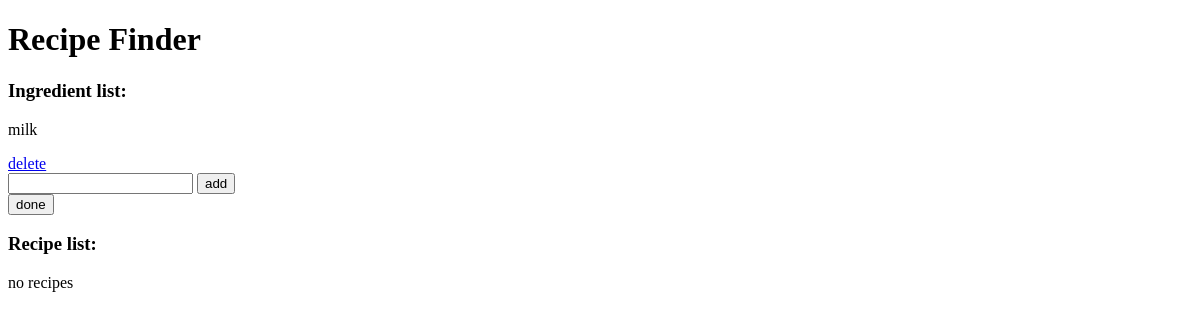
The page /recipefinder/ on the database as committed earlier.
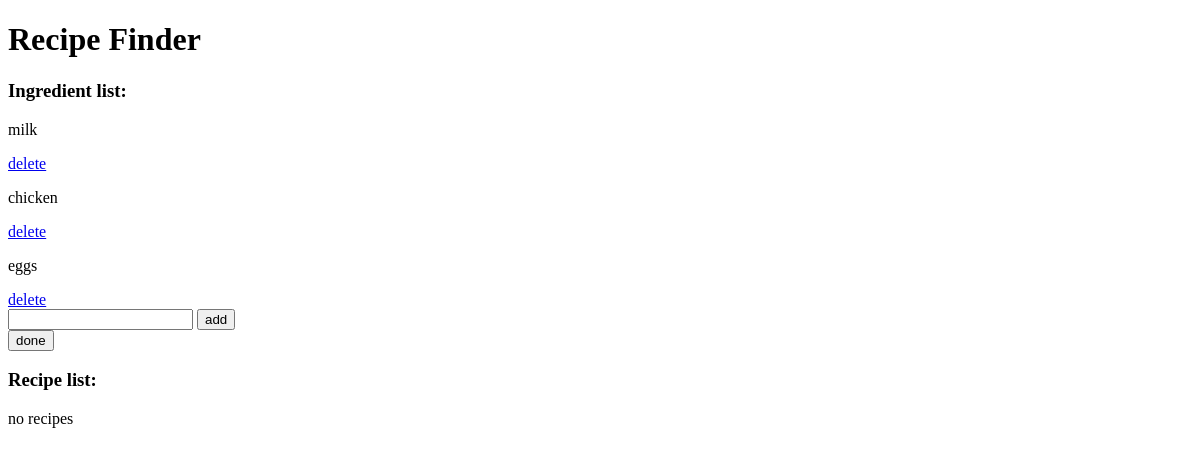
The same page on the database as committed later.
### base/models.py (models this page shows, shortened)
class Ingredient(models.Model):
    name = models.TextField(null=True, blank=True)

### base/views.py (the view, shortened to what this page needs)
# urls.py: path('recipefinder/', RecipeFinderHome.as_view(), name='recipe-finder'),
class RecipeFinderHome(TemplateView):
    template_name = "base/recipe_home.html"
    def get_context_data(self, **kwargs):
        context = super(RecipeFinderHome, self).get_context_data(**kwargs)
        context['ingredients'] = Ingredient.objects.all()
        context['recipe_list'] = RecipeList.objects.all()
        return context

### base/templates/base/recipe_home.html (shortened to what this page needs)
<!DOCTYPE html>
<html lang="en">
<head>
</head>
<body>
    <h1>Recipe Finder</h1>
    <h3>Ingredient list:</h3>
    {% for i in ingredients %}
        <p>{{i.name}}</p>
        <a href="{% url 'ingredient-update' i.id %}">delete</a>
    {% empty %}
        <p>no items</p>
    {% endfor %}
    <form method="POST">
        <input placeholder="" name="input">
        <button type="submit" name="add_button">add</button>
    </form>
    <form method="POST">
        <button type="submit" name="done_button">done</button>
    </form>
    <h3>Recipe list:</h3>
    {% for i in recipe_list %}
        <p>{{i.recipe_name}}</p>
        <a>{{i.link}}</a>
    {% empty %}
        <p>no recipes</p>
    {% endfor %}
</body>
</html>

Rows that differ between the two databases and show on the page:
added Ingredient: name "chicken"
added Ingredient: name "eggs"
